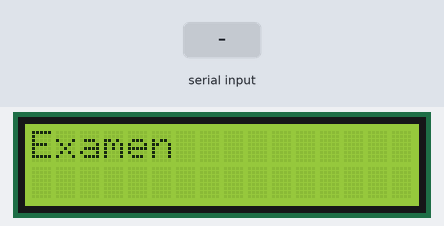
Simulated run of this sketch. Board: Arduino Uno, built with avr-gcc and run on an emulated ATmega328P. Shown: 16×2 character LCD. The test bench sets the inputs (shaded band). What the sketch prints to the serial monitor is not drawn.

Above: at 0.1 s.
4.3 s: "DL\n" received over Serial
At 4.6 s:
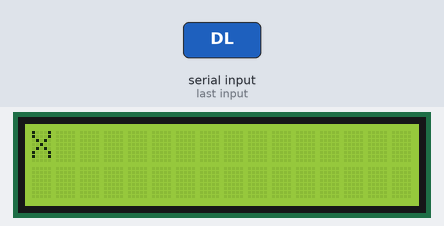
5.8 s: "BL\n" received over Serial
At 7.0 s:
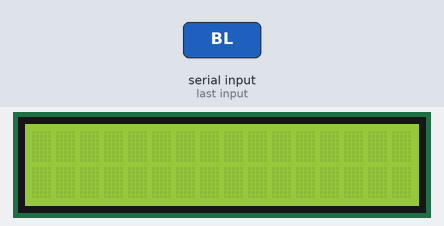
Timing chart, 0 to 8.8 s (numbered marks = the images above; inputs shaded):
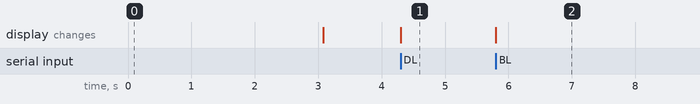

The sketch:

Examen_Oscar.ino
```cpp
#include <LiquidCrystal_I2C.h>
#include <Wire.h>

LiquidCrystal_I2C lcd(0x27, 16, 2);

byte borrado[8] = {
0b00000,
0b00000,
0b00000,
0b00000,
0b00000,
0b00000,
0b00000,
0b00000
};

void setup() {
  Serial.begin(115200);
  lcd.init();
  lcd.createChar(2, borrado);
  lcd.backlight();
  lcd.setCursor(0,0);
  lcd.print("Examen");
  delay(3000);
  lcd.clear();
}


void loop() {
  String envio;
  envio = leerTrama('\n');
  String opcion;
  int inic, fin, *columna_origen, *fila_origen, *fila_destino, *columna_destino  ;
  opcion = cortaTrozo(envio, inic, &fin, '-', true);
  inic = fin;
  fila_origen = obtenListaEnteros(envio, inic, &fin, ',', true, 1);
  inic = fin;
  columna_origen = obtenListaEnteros(envio, inic, &fin, '-', true, 1);
  inic = fin;
  fila_destino = obtenListaEnteros(envio, inic, &fin, ',', true, 1);
  inic = fin;
  columna_destino = obtenListaEnteros(envio, inic, &fin, ' ', true, 1);
  if (opcion == "DL") {
    for (int k=fila_origen[0];k<=fila_destino[0];k++) {
      for(int j=columna_origen[0];j<=columna_destino[0];j++) {
            lcd.setCursor(j,k);
            lcd.print("X");
            }
      }
    String ACK = "ACK";
    Serial.println(ACK);
    }
 if (opcion == "BL") {
  for (int k=fila_origen[0];k<=fila_destino[0];k++) {
      for(int j=columna_origen[0];j<=columna_destino[0];j++) {
            lcd.setCursor(j,k);
            lcd.write(byte(2));
            }
      }
    String ACK = "ACK";
    Serial.println(ACK);
 }
}


String cortaTrozo(String s, int inic, int *fin, char car, bool corta) {
    int pos_car;
    pos_car = s.indexOf(car,inic); // posicion de car empezando en inic
    *fin = pos_car + 1; // fin se asigna a donde comienza el siguiente campo
    if (pos_car!=-1) return s.substring(inic,pos_car); // Entre inic y fin
    else if (corta) return s.substring(inic); // Desde inic al final
    else return String("-1"); // Error, devuelve el String "-1"
}


int *obtenListaEnteros(String linea, int inic, int *fin, char car, bool c, int N) {
    int *v_int, i;
    String s;
    v_int = (int *) malloc(sizeof(int)*N); // Reserva de memoria
    for(i=0;i<N;i++) { // Para cada trozo
        s = cortaTrozo(linea, inic, fin, car, c); // s = v_i como String
        inic=*fin; // Apuntamos al principio del siguiente campo
        v_int[i] = s.toInt(); // s se convierte a entero y se almacena
    }
    return v_int; // Devolución del vector
    }

String leerTrama(char c){
        while(Serial.available() < 1){
        delay(1);
        }
 return Serial.readStringUntil(c);
}
```

Measured:
- after the input at 4.3 s, the display: changes at once (image 1)
- after the input at 5.8 s, the display: changes at once (image 2)
